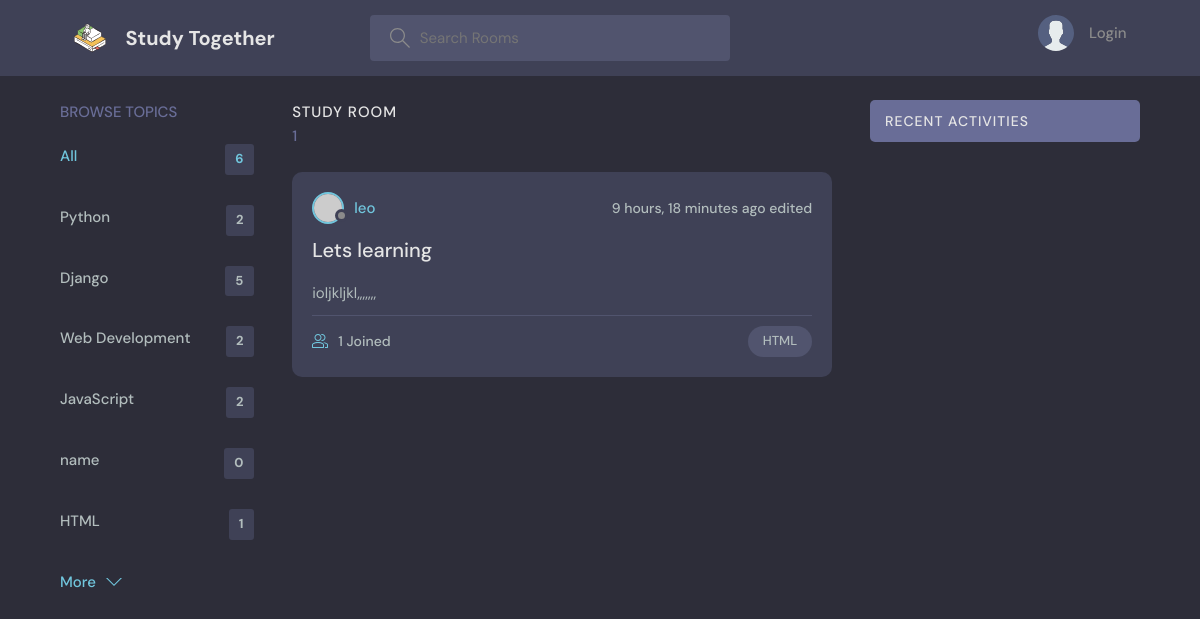
Before: /?q=HTML with the older database file.
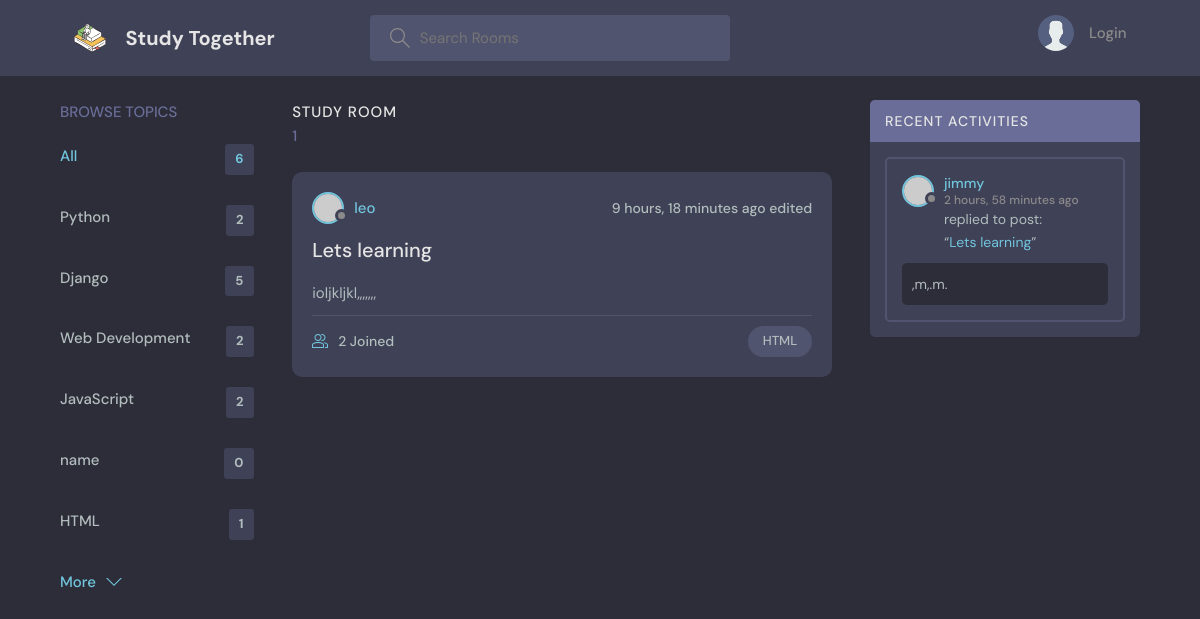
After: the same page with the newer database file.
### base/models.py (models this page shows)
class Topic(models.Model):
    name = models.CharField(max_length=200)
    def __str__(self):
        return self.name

class Room(models.Model):
    host = models.ForeignKey(User, on_delete=models.SET_NULL, null=True)
    topic = models.ForeignKey(Topic, on_delete=models.SET_NULL, null=True)
    name = models.CharField(max_length = 200)
    description = models.TextField(null = True, blank = True)
    participants = models.ManyToManyField(User, related_name='participants', blank=True)
    updated = models.DateTimeField(auto_now = True)
    created = models.DateTimeField(auto_now_add = True)
    class Meta:
        ordering = ['-updated', '-created']
    def __str__(self):
        return self.name

class Message(models.Model):
    user = models.ForeignKey(User, on_delete=models.CASCADE)
    room = models.ForeignKey(Room, on_delete=models.CASCADE)
    body = models.TextField()
    updated = models.DateTimeField(auto_now = True)
    created = models.DateTimeField(auto_now_add = True)
    class Meta:
        ordering = ['-updated', '-created']
    def __str__(self):
        return self.body[0:50]

### base/views.py (the view)
# urls.py: path("",views.home, name="home"),
def home(request):
    if request.GET.get('q') != None:
        q = request.GET.get('q')
    else:
        q=''
    rooms = Room.objects.filter(Q(topic__name__icontains=q) |
                                Q(name__icontains=q) |
                                Q(description__icontains=q)
                                )
    room_count = rooms.count()
    topics = Topic.objects.all()
    room_messages = Message.objects.filter(Q(room__topic__name__icontains=q))
    context= {'rooms':rooms,
              'topics':topics,
              'room_count':room_count,
              'room_messages':room_messages}
    return render(request,'base/home.html', context)

### base/templates/base/home.html (shortened to what this page needs)
{% extends 'main.html' %}
{% block content %}
<main class="layout layout--3">
  <div class="container">
    {% include 'base/topics_component.html' %}
    <div class="roomList">
      <div class="roomList__header">
        <div>
          <h2>Study Room</h2>
          <p>{{room_count}}</p>
        </div>
      </div>
      {% include 'base/feed.component.html' %}
    </div>
    {% include 'base/activity_component.html' %}
  </div>
</main>
{% endblock content %}

### base/templates/base/topics_component.html
<div class="topics">
    <div class="topics__header">
      <h2>Browse Topics</h2>
    </div>
    <ul class="topics__list">
        <li>
            <a href="{% url 'home' %}" class="active">All<span>{{topics.count}}</span></a>
        </li>
        {% for topic in topics%}
        <li>
            <a href="{% url 'home' %}?q={{topic.name}}">{{topic.name}}<span>{{topic.room_set.all.count}}</span></a>
        </li>
        {%endfor%}
    </ul>
    <a class="btn btn--link" href="topics.html">
      More
      <svg version="1.1" xmlns="http://www.w3.org/2000/svg" width="32" height="32" viewBox="0 0 32 32">
        <title>chevron-down</title>
        <path d="M16 21l-13-13h-3l16 16 16-16h-3l-13 13z"></path>
      </svg>
    </a>
  </div>

### base/templates/base/feed.component.html (shortened to what this page needs)
{% for room in rooms %}
<div class="roomListRoom">
    <div class="roomListRoom__header">
      <a href="{% url 'user-profile' room.host.id %}" class="roomListRoom__author">
        <div class="avatar avatar--small">
          <img src="https://randomuser.me/api/portraits/women/11.jpg" />
        </div>
        <span>{{room.host}}</span>
      </a>
      <div class="roomListRoom__actions">
        <span>
          {% if room.updated > room.created %}
          {{room.updated| timesince}} ago edited
          {% else %}
          {{room.created| timesince}} ago posted
          {% endif %}
        </span>
      </div>
    </div>
    <div class="roomListRoom__content">
      <a href="{% url 'room' room.id %}">{{room.name}}</a>
      <p>{{room.description| truncatechars:100}}</p>
    </div>
    <div class="roomListRoom__meta">
      <a href="{% url 'room' room.id %}" class="roomListRoom__joined">
        {{room.participants.all.count}} Joined
      </a>
      <p class="roomListRoom__topic">{{room.topic}}</p>
    </div>
</div>
{%endfor%}

### base/templates/base/activity_component.html (shortened to what this page needs)
<div class="activities">
    <div class="activities__header">
      <h2>Recent Activities</h2>
    </div>
    {% for message in room_messages%}
    <div class="activities__box">
      <div class="activities__boxHeader roomListRoom__header">
        <a href="{% url 'user-profile' message.user.id%}" class="roomListRoom__author">
          <div class="avatar avatar--small">
            <img src="https://randomuser.me/api/portraits/women/11.jpg" />
          </div>
          <p>
            {{message.user}}
            <span>{{message.created| timesince}} ago</span>
          </p>
        </a>
      </div>
      <div class="activities__boxContent">
        <p>replied to post:<br>“<a href="{% url 'room' message.room.id %}">{{message.room}}</a>”</p>
        <div class="activities__boxRoomContent">
            {{message}}
        </div>
      </div>
    </div>
    {% endfor %}
  </div>

Changed rows visible on the page:
computed for Room "Lets learning": participants.all.count "1" → "2"
added Message: user "jimmy", created "2 hours, 58 minutes", room "Lets learning", body ",m,.m."
